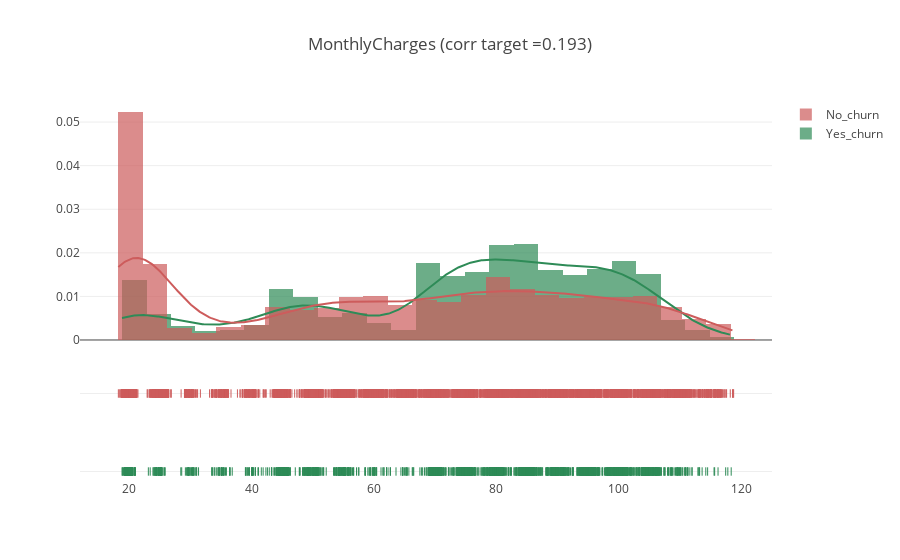

Notebook code cell kept with this figure:
### Markdown cell above
## Monthly Charges Distribution
Let's see the distribution of Monthly Charges by Churn and No Churn Customers.

### Code cell
df_train['TotalCharges'].fillna(df_train['MonthlyCharges'], inplace=True)
df_train['Churn'] = df_train.Churn.replace({'Yes': 1, 'No': 0})
print(f"The mininum value in Monthly Charges is {df_train['MonthlyCharges'].min()} and the maximum is {df_train['MonthlyCharges'].max()}")
print(f"The mean Monthly Charges of Churn Customers is {round(df_train[df_train['Churn'] != 0]['MonthlyCharges'].mean(),2)}\
      \nThe mean Monthly Charges of Non-churn Customers is {round(df_train[df_train['Churn'] == 0]['MonthlyCharges'].mean(),2)}")

plot_distribution(df_train, 'MonthlyCharges', bins=4.0)

### Figure 1 — Plotly figure (JSON) as saved in the notebook; plotly's stock layout.template omitted (floating-point values rounded to 4 significant figures; data arrays with more than 128 entries replaced by an {"elided": "..."} marker saying what was removed)
{"data": [{"autobinx": false, "histnorm": "probability density", "legendgroup": "Yes_churn", "marker": {"color": "seagreen"}, "name": "Yes_churn", "opacity": 0.7, "type": "histogram", "uid": "42718d3f-d3fd-4064-a0fe-045d7d5d32b9", "x": {"elided": "1869 float values"}, "xaxis": "x", "xbins": {"end": 118.3, "size": 4.0, "start": 18.85}, "yaxis": "y"}, {"autobinx": false, "histnorm": "probability density", "legendgroup": "No_churn", "marker": {"color": "indianred"}, "name": "No_churn", "opacity": 0.7, "type": "histogram", "uid": "b60bc038-658e-4beb-be5e-4df87a3c7851", "x": {"elided": "5174 float values"}, "xaxis": "x", "xbins": {"end": 118.8, "size": 4.0, "start": 18.25}, "yaxis": "y"}, {"legendgroup": "Yes_churn", "marker": {"color": "seagreen"}, "mode": "lines", "name": "Yes_churn", "showlegend": false, "type": "scatter", "uid": "ff7ef805-093f-4cfa-acd5-3610bad95894", "x": {"elided": "500 float values"}, "xaxis": "x", "y": {"elided": "500 float values"}, "yaxis": "y"}, {"legendgroup": "No_churn", "marker": {"color": "indianred"}, "mode": "lines", "name": "No_churn", "showlegend": false, "type": "scatter", "uid": "0592b78d-4285-4b33-ad16-89c35039adab", "x": {"elided": "500 float values"}, "xaxis": "x", "y": {"elided": "500 float values"}, "yaxis": "y"}, {"legendgroup": "Yes_churn", "marker": {"color": "seagreen", "symbol": "line-ns-open"}, "mode": "markers", "name": "Yes_churn", "showlegend": false, "type": "scatter", "uid": "e684a709-ef28-427b-8b09-7a4a63aad0c2", "x": {"elided": "1869 float values"}, "xaxis": "x", "y": {"elided": "1869 str values"}, "yaxis": "y2"}, {"legendgroup": "No_churn", "marker": {"color": "indianred", "symbol": "line-ns-open"}, "mode": "markers", "name": "No_churn", "showlegend": false, "type": "scatter", "uid": "272f3c70-65e4-4d05-a307-8c4c056833fd", "x": {"elided": "5174 float values"}, "xaxis": "x", "y": {"elided": "5174 str values"}, "yaxis": "y2"}], "layout": {"barmode": "overlay", "hovermode": "closest", "legend": {"traceorder": "reversed"}, "title": {"text": "MonthlyCharges (corr target =0.193)"}, "xaxis": {"anchor": "y2", "domain": [0.0, 1.0], "zeroline": false}, "yaxis": {"anchor": "free", "domain": [0.35, 1], "position": 0.0}, "yaxis2": {"anchor": "x", "domain": [0, 0.25], "dtick": 1, "showticklabels": false}}}
